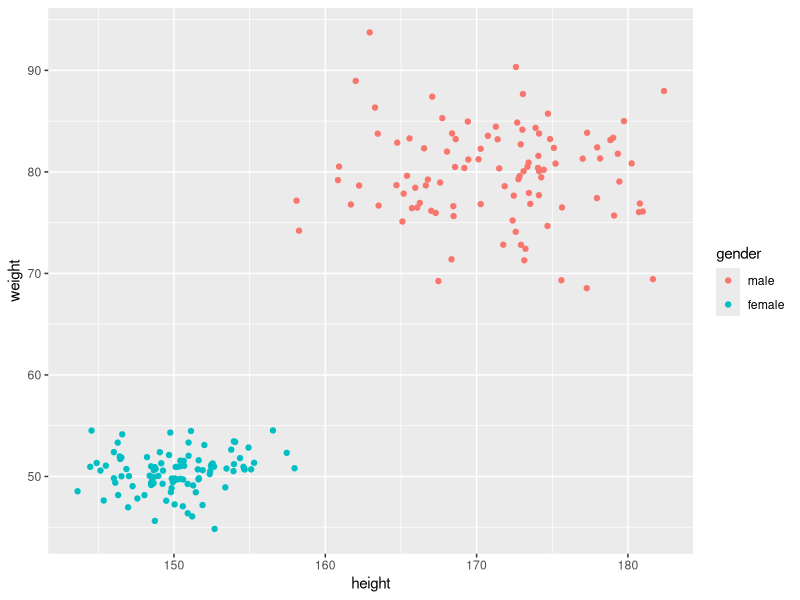
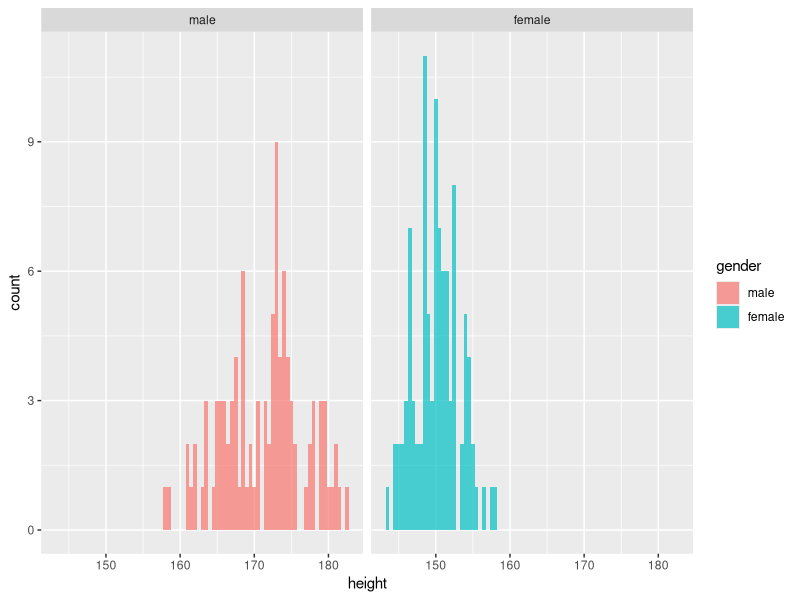

Write the R code that produced these figures, in order.
#########################################
#
# 行動計量学会第19回春の合宿セミナー
#　　サンプルスクリプト
#
#　　(c) Koij Kosugi(@kosugitti)
#
# 練習問題2　回答例
#
#  できていれば必ずしもこのやり方である必要はありません。
#  あくまでも回答「例」です。
#
#########################################
set.seed(12345)
N <- 100
male.height <- rnorm(N,170,5)
female.height <- rnorm(N,150,3)
male.weight <- rnorm(N,80,5)
female.weight <- rnorm(N,50,2)

height <- c(male.height,female.height)
weight <- c(male.weight,female.weight)

dat <- data.frame(cbind(height,weight))
dat$gender <- c(rep(1,N),rep(2,N))
dat$gender <- factor(dat$gender,label=c("male","female"))

# データの特徴の記述
summary(dat)

# 男性ごと，女性ごとの特徴の記述
summary(dat[dat$gender=="male",])
summary(dat[dat$gender=="female",])

# psychパッケージを使うと群ごとの記述も簡単
library(psych)
psych::describeBy(dat,group=dat$gender)

# dplyrパッケージを使ってグルーピングする方法もよく知られています
library(dplyr)
dat.group <- dplyr::group_by(dat,gender)
dplyr::summarise_all(dat.group,mean)


# データの描画
library(ggplot2)
g <- ggplot(dat,aes(x=height,y=weight,color=gender,fill=gender))
g + geom_point()

g <- ggplot(dat,aes(x=height,group=gender,fill=gender))
g + geom_histogram(binwidth=0.5,alpha=0.7)+facet_wrap(~gender)



# 身長と体重の相関係数が0.8ぐらいある場合
# 多変量正規分布に従う乱数を発生させる必要がある
# MASSパッケージのmvrnorm関数を使う
# 詳しくはこの後の講釈で
library(MASS)
N <- 100
male.mu <- c(170,80)
sd.vec <- c(5,3)
cor <- 0.8
Sigma <- sd.vec %*% t(sd.vec)*cor
diag(Sigma) <- sd.vec^2
male <- mvrnorm(N,male.mu,Sigma)
cor(male)
